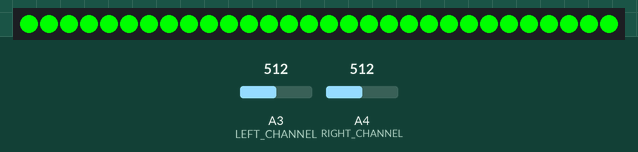
Recording of a sketch running on a simulated Arduino Uno, built with avr-gcc and run on an emulated ATmega328P. Shown: 30 RGB LEDs in strip order, left to right. The test bench sets the inputs (shaded band); at power-on: A3 (LEFT_CHANNEL) = 512, A4 (RIGHT_CHANNEL) = 512.

Above: at 1.2 s.
1.3 s: A3 (LEFT_CHANNEL) set to 306
At 2.4 s:
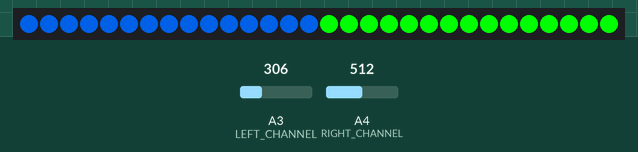
2.9 s: A4 (RIGHT_CHANNEL) set to 160
At 4.2 s:
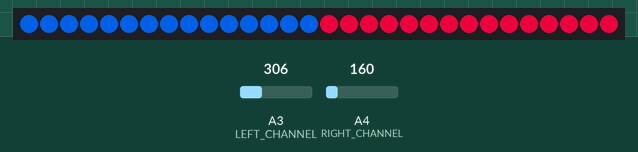
4.5 s: A4 (RIGHT_CHANNEL) set to 180
6.1 s: A3 (LEFT_CHANNEL) set to 511
At 7.1 s:
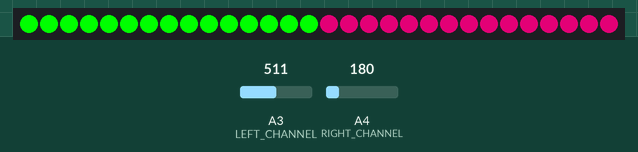
7.7 s: A4 (RIGHT_CHANNEL) set to 122
At 9.1 s:
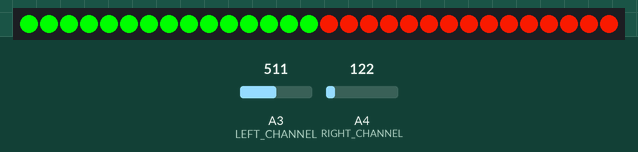
9.3 s: A3 (LEFT_CHANNEL) set to 75
At 11.0 s:
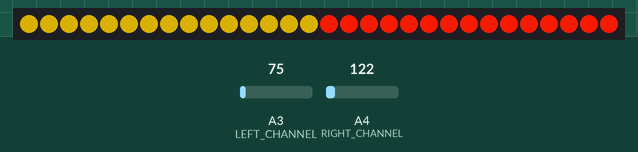

Measured:
- after the input at 1.3 s, the LEDs: first change at once (image 1 shows a later state)
- after the input at 2.9 s, the LEDs: first change at once (image 2 shows a later state)
- after the input at 6.1 s, the LEDs: first change at once (image 3 shows a later state)
- after the input at 7.7 s, the LEDs: first change at once (image 4 shows a later state)
- after the input at 9.3 s, the LEDs: first change at once (image 5 shows a later state)

The sketch:

NeoBeatColorWheel.ino
```cpp
// (licence header left out)
#include <SPI.h>
#include <Adafruit_NeoPixel.h>

#define PIN 6

//static const int DATA_PIN = 2;    // Yellow wire on Adafruit Pixels
//static const int CLOCK_PIN = 3;   // Green wire on Adafruit Pixels
static const int LEFT_CHANNEL = 3;
static const int RIGHT_CHANNEL = 4;
static const int NUM_OF_PIXELS = 30;
static const int HALF = NUM_OF_PIXELS/2;

// Parameter 1 = number of pixels in strip
// Parameter 2 = pin number (most are valid)
// Parameter 3 = pixel type flags, add together as needed:
//   NEO_KHZ800  800 KHz bitstream (most NeoPixel products w/WS2812 LEDs)
//   NEO_KHZ400  400 KHz (classic 'v1' (not v2) FLORA pixels, WS2811 drivers)
//   NEO_GRB     Pixels are wired for GRB bitstream (most NeoPixel products)
//   NEO_RGB     Pixels are wired for RGB bitstream (v1 FLORA pixels, not v2)
Adafruit_NeoPixel strip = Adafruit_NeoPixel(NUM_OF_PIXELS, PIN, NEO_GRB + NEO_KHZ800);

//Set up arrays for cycling through all the pixels.
uint32_t LEFT_ARRAY[HALF];
uint32_t RIGHT_ARRAY[HALF];
int valL, valR;

void setup() {
  strip.begin();
  strip.show(); // Initialize all pixels to 'off'
}

void loop() {
  //Set the hue (0-255) and 24-bit color depending on left channel value
  byte hue_left = constrain(map(analogRead(LEFT_CHANNEL), 0, 400, 0, 255), 0, 255);
  uint32_t color_left = Wheel(hue_left);

  //Set the hue (0-255) and 24-bit color depending on right channel value
  byte hue_right = constrain(map(analogRead(RIGHT_CHANNEL), 0, 400, 0, 255), 0, 255);
  uint32_t color_right = Wheel(hue_right);

  //Shift the current values.
  for (int i = 0; i < HALF - 1; i++) {
    LEFT_ARRAY[i] = LEFT_ARRAY[i+1];
    RIGHT_ARRAY[i] = RIGHT_ARRAY[i+1];
  }

  //Fill in the new value at the end of each array
  LEFT_ARRAY[HALF-1] = color_left;
  RIGHT_ARRAY[HALF-1] = color_right;

  // Go through each Pixel on the strip and set its color
  for (int i=0; i < HALF; i++) {
    //set pixel color
    strip.setPixelColor(i, LEFT_ARRAY[i]);
    strip.setPixelColor(NUM_OF_PIXELS-i-1, RIGHT_ARRAY[i]);
  }

  //Display the new values
  strip.show();

  //sample delay
  delay(40);
}

/* Helper functions */

// Create a 24 bit color value from R,G,B
uint32_t Color(byte r, byte g, byte b)
{
  uint32_t c;
  c = r;
  c <<= 8;
  c |= g;
  c <<= 8;
  c |= b;
  return c;
}

//Input a value 0 to 255 to get a color value.
//The colours are a transition r - g -b - back to r
uint32_t Wheel(byte WheelPos) {
  if (WheelPos < 85) {
    return Color(WheelPos * 3, 255 - WheelPos * 3, 0);
  } else if (WheelPos < 170) {
    WheelPos -= 85;
    return Color(255 - WheelPos * 3, 0, WheelPos * 3);
  } else {
    WheelPos -= 170;
    return Color(0, WheelPos * 3, 255 - WheelPos * 3);
  }
}
```
